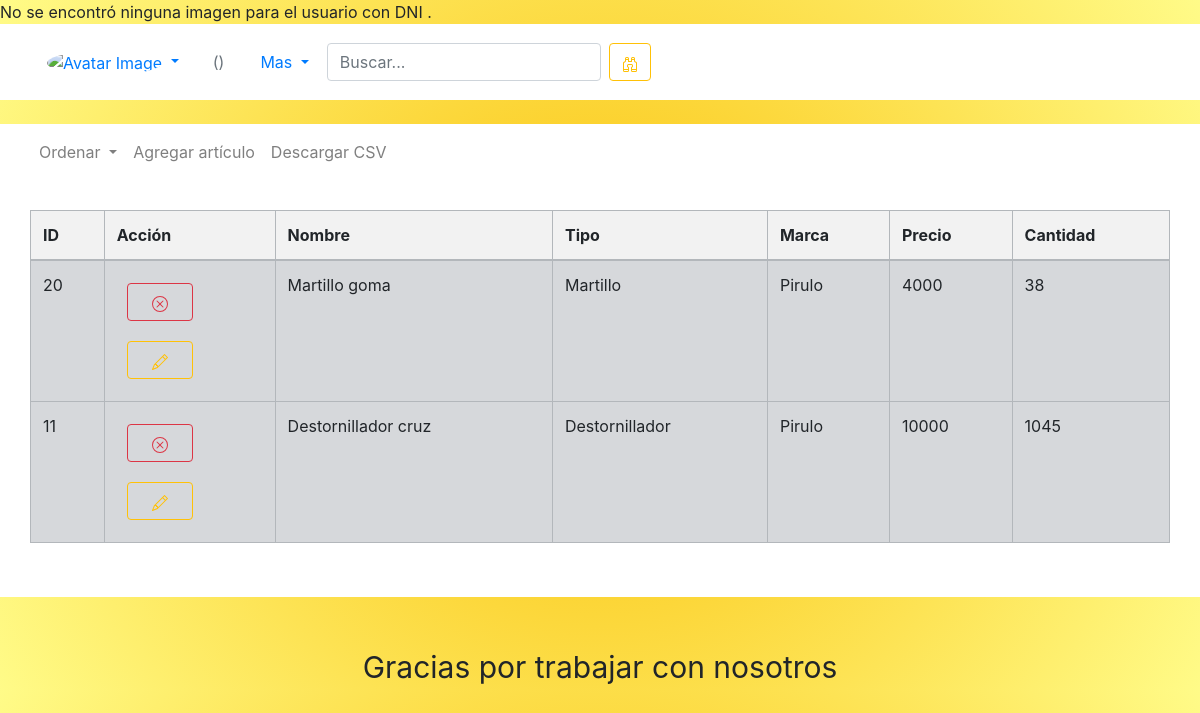
The page /home.php?orderBy=cba on the database its author committed.
### tables this page shows
CREATE TABLE `articulos` (
  `id` int(5) NOT NULL,
  `nombre` varchar(50) NOT NULL,
  `tipo` varchar(50) NOT NULL,
  `marca` varchar(50) NOT NULL,
  `precio` int(10) NOT NULL,
  `cant` int(3) NOT NULL
);

### home.php (the view, shortened to what this page needs)
<!DOCTYPE html>
<html lang="en">
<head>
    <link href="https://getbootstrap.com/docs/5.3/assets/css/docs.css" rel="stylesheet">
   <link rel="stylesheet" href="https://stackpath.bootstrapcdn.com/bootstrap/4.5.2/css/bootstrap.min.css">
   <link rel="stylesheet" type="text/css" href="css/styleHome.css">
</head>
<?php
$nombre_usuario = $_SESSION['nombre_usuario'];
$id_usuario = $_SESSION['id_usuario'];
$server = "localhost";
$user = "root";
$pass = "";
$bd = "panol";
$conn = mysqli_connect($server, $user, $pass, $bd);
$sql = "SELECT img FROM empleados WHERE dni = ?";
$stmt = mysqli_prepare($conn, $sql);
mysqli_stmt_bind_param($stmt, "i", $id_usuario);
mysqli_stmt_execute($stmt);
$resultado = mysqli_stmt_get_result($stmt);
if ($resultado) {
    if (mysqli_num_rows($resultado) > 0) {
        $fila = mysqli_fetch_assoc($resultado);
        $imagenBase64 = base64_encode($fila['img']);
    } else {
        echo "No se encontró ninguna imagen para el usuario con DNI $id_usuario.";
        $imagenBase64 = '';
    }
} else {
    echo "Error al ejecutar la consulta: " . mysqli_error($conn);
    $imagenBase64 = '';
}
?>
<body>
<br>
<nav class="navbar navbar-expand-lg bg-body-tertiary" style="background-color:white;">
  <div class="container-fluid">
    <a class="nav-link dropdown-toggle" href="#" id="navbarDropdown" role="button"
        data-toggle="dropdown" aria-haspopup="true" aria-expanded="false">
        <img class="avatar rounded-circle" alt="Avatar Image"
            style="width: 50px; height: 50px; margin-right: 0px; padding: 0px;">
                        </a>
    <div class="collapse navbar-collapse" id="navbarScroll">
      <ul class="navbar-nav me-auto my-2 my-lg-0 navbar-nav-scroll" style="--bs-scroll-height: 100px;">
         <li class="nav-item">
          <a class="nav-link disabled" aria-disabled="true" href="home.php" style="margin: 10px;"><?php echo $nombre_usuario . " (" . $id_usuario . ")"; ?></a>
        </li>
        <li class="nav-item dropdown">
          <a class="nav-link dropdown-toggle" href="#" role="button" data-bs-toggle="dropdown" aria-expanded="false" style="margin: 10px;">
            Mas
          </a>
        </li>
        <form class="form-inline my-2 my-lg-0" id="searchForm" method="POST" action="home.php">
                <input class="form-control mr-sm-2" type="search" placeholder="Buscar..." aria-label="Search"
                    name="busqueda" id="buscar">
                <button class="btn btn-outline-warning my-2 my-sm-0" type="submit" id="buscarBtn">
                </button>
            </form>
      </ul>
    </div>
  </div>
</nav>
<br>
<div id="tabla">
    <nav class="navbar navbar-expand-lg navbar-light bg-body-tertiary">
        <div class="container-fluid">
            <div class="collapse navbar-collapse" id="navbarNav">
                <ul class="navbar-nav">
                    <li class="nav-item dropdown">
                        <a class="nav-link dropdown-toggle" href="#" id="ordenarDropdown" role="button"
                            data-toggle="dropdown" aria-haspopup="true" aria-expanded="false">
                            Ordenar
                        </a>
                    </li>
                    <li class="nav-item">
                        <a class="nav-link" href="#" data-toggle="collapse" data-target="#formCollapse"
                            aria-expanded="false" aria-controls="formCollapse">
                            Agregar artículo
                        </a>
                    </li>
                    <li class="nav-item">
                        <a class="nav-link" href="download_csv.php">Descargar CSV</a>
                    </li>
                </ul>
            </div>
        </div>
    </nav>
<?php
$server = "localhost";
$user = "root";
$pass = "";
$bd = "panol";
$conex = mysqli_connect($server, $user, $pass, $bd);
    $orderBy = isset($_GET['orderBy']) ? $_GET['orderBy'] : '';
    $busqueda = isset($_POST['busqueda']) ? $_POST['busqueda'] : '';
    if (!empty($busqueda)) {
        $busqueda = mysqli_real_escape_string($conex, $busqueda);
        $sql = "SELECT id, nombre, tipo, marca, precio, cant FROM articulos
                WHERE nombre LIKE '%$busqueda%' OR tipo LIKE '%$busqueda%' OR marca LIKE '%$busqueda%' OR id LIKE '%$busqueda%'
                ORDER BY nombre ASC";
    } else {
        switch ($orderBy) {
            case 'cba':
                $sql = "SELECT id, nombre, tipo, marca, precio, cant FROM articulos ORDER BY nombre DESC";
                break;
        }
    }
    $result = mysqli_query($conex, $sql);
 if (mysqli_num_rows($result) > 0) {
        echo "<table class='table-secondary table table-hover' id='table'>";
        echo "<thead>";
        echo "<tr>";
        echo "<th>ID</th>";
		echo "<th style='width: 15%;'>Acción</th>";
        echo "<th>Nombre</th>";
        echo "<th>Tipo</th>";
        echo "<th>Marca</th>";
        echo "<th>Precio</th>";
        echo "<th>Cantidad</th>";
        echo "</tr>";
        echo "</thead>";
        echo "<tbody>";
        while ($row = mysqli_fetch_assoc($result)) {
            echo "<tr>";
            echo "<td>" . $row['id'] . "</td>";
			echo "<td>";
echo "<button type='button' style='margin: 10px;' class='btn btn-outline-danger delete-button' data-item-id='" . $row['id'] . "'>";
echo "</button>";
echo "<button type='button'  style='margin: 10px;' class='btn btn-outline-warning edit-button' data-item-id='" . $row['id'] . "' data-bs-toggle='modal' data-bs-target='#editProductModal'>";
echo "</button>";
echo "</td>";
            echo "<td>" . $row['nombre'] . "</td>";
            echo "<td>" . $row['tipo'] . "</td>";
            echo "<td>" . $row['marca'] . "</td>";
            echo "<td>" . $row['precio'] . "</td>";
            echo "<td>" . $row['cant'] . "</td>";
            echo "</tr>";
        }
        echo "</tbody>";
        echo "</table>";
    } else {
        echo "<p class='alert alert-warning'>No se encontraron resultados.</p>";
    }
    ?>
<br>
</div>
<br>
<br>
<footer>Gracias por trabajar con nosotros</footer>
</body>
</html>

### css/styleHome.css (style rules this page uses)
body { background:radial-gradient(circle, rgba(250,192,8,1) 0%, rgba(255,251,136,1) 100%); }
#table { margin:30px; width: 95%; border-collapse: collapse; }
table, th, td { border: 1px solid black; }
th, td { padding: 10px; text-align: left; }
th { background-color: #f2f2f2; }
#tabla { background-color:white; }
footer { text-align: center; font-size:30px; }

### rows shown on the page
articulos: id "20", nombre "Martillo goma", tipo "Martillo", marca "Pirulo", precio "4000", cant "38"
articulos: id "11", nombre "Destornillador cruz", tipo "Destornillador", marca "Pirulo", precio "10000", cant "1045"
